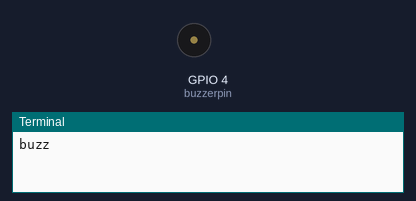
Simulated run of this program. Board: Raspberry Pi (BCM pin numbers). On the bench: buzzer (waves = sounding, pin HIGH), the last lines printed to the terminal.

Above: at 0.6 s.
At 2.4 s:
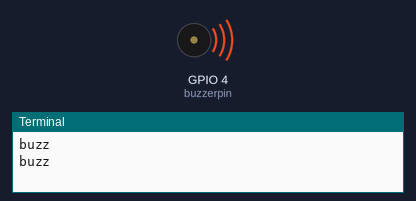
Timing chart, 0 to 3.0 s (numbered marks = the images above):
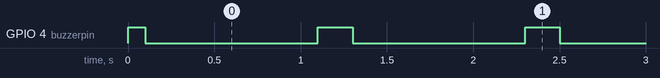

Measured:
- by itself, GPIO 4 (buzzerpin): repeats every 1.2 s: LOW 1.0 s, HIGH 0.20 s

The program:

bluzzer.py
```python
import RPi.GPIO as GPIO
import time
from time import sleep
buzztime=0.1
buzzerpin=4
buzzerdelay=1
#GPIO.setwarnings(False)
GPIO.setmode(GPIO.BCM)
GPIO.setup(buzzerpin,GPIO.OUT)
while True:
      print("buzz")
      GPIO.output(buzzerpin,True)
      sleep(buzztime)
      GPIO.output(buzzerpin,False)
      sleep(buzzerdelay)
      GPIO.output(buzzerpin,True)
      sleep(buzztime)
GPIO.cleanup()
exit()
```
